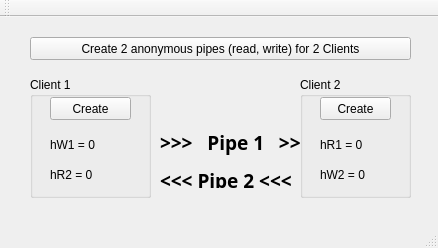
<?xml version="1.0" encoding="UTF-8"?>
<ui version="4.0">
 <class>MainWindow</class>
 <widget class="QMainWindow" name="MainWindow">
  <property name="geometry">
   <rect>
    <x>0</x>
    <y>0</y>
    <width>438</width>
    <height>248</height>
   </rect>
  </property>
  <property name="windowTitle">
   <string>Anonymous Pipe Server</string>
  </property>
  <widget class="QWidget" name="centralWidget">
   <widget class="QPushButton" name="pushButtonCreatePipes">
    <property name="geometry">
     <rect>
      <x>30</x>
      <y>20</y>
      <width>381</width>
      <height>23</height>
     </rect>
    </property>
    <property name="text">
     <string>Create 2 anonymous pipes (read, write) for 2 Clients</string>
    </property>
   </widget>
   <widget class="QGroupBox" name="groupBox">
    <property name="geometry">
     <rect>
      <x>30</x>
      <y>60</y>
      <width>121</width>
      <height>121</height>
     </rect>
    </property>
    <property name="title">
     <string>Client 1</string>
    </property>
    <widget class="QPushButton" name="pushButtonCreateClient1">
     <property name="geometry">
      <rect>
       <x>20</x>
       <y>20</y>
       <width>81</width>
       <height>23</height>
      </rect>
     </property>
     <property name="text">
      <string>Create</string>
     </property>
    </widget>
    <widget class="QLabel" name="labelHW1">
     <property name="geometry">
      <rect>
       <x>20</x>
       <y>60</y>
       <width>81</width>
       <height>16</height>
      </rect>
     </property>
     <property name="text">
      <string>hW1 = 0</string>
     </property>
    </widget>
    <widget class="QLabel" name="labelHR2">
     <property name="geometry">
      <rect>
       <x>20</x>
       <y>90</y>
       <width>91</width>
       <height>16</height>
      </rect>
     </property>
     <property name="text">
      <string>hR2 = 0</string>
     </property>
    </widget>
   </widget>
   <widget class="QGroupBox" name="groupBox_2">
    <property name="geometry">
     <rect>
      <x>300</x>
      <y>60</y>
      <width>111</width>
      <height>121</height>
     </rect>
    </property>
    <property name="title">
     <string>Client 2</string>
    </property>
    <widget class="QPushButton" name="pushButtonCreateClient2">
     <property name="geometry">
      <rect>
       <x>20</x>
       <y>20</y>
       <width>71</width>
       <height>23</height>
      </rect>
     </property>
     <property name="text">
      <string>Create</string>
     </property>
    </widget>
    <widget class="QLabel" name="labelHW2">
     <property name="geometry">
      <rect>
       <x>20</x>
       <y>90</y>
       <width>81</width>
       <height>16</height>
      </rect>
     </property>
     <property name="text">
      <string>hW2 = 0</string>
     </property>
    </widget>
    <widget class="QLabel" name="labelHR1">
     <property name="geometry">
      <rect>
       <x>20</x>
       <y>60</y>
       <width>81</width>
       <height>16</height>
      </rect>
     </property>
     <property name="text">
      <string>hR1 = 0</string>
     </property>
    </widget>
   </widget>
   <widget class="QLabel" name="label_6">
    <property name="geometry">
     <rect>
      <x>160</x>
      <y>150</y>
      <width>141</width>
      <height>21</height>
     </rect>
    </property>
    <property name="font">
     <font>
      <family>Candara</family>
      <pointsize>14</pointsize>
      <weight>75</weight>
      <italic>false</italic>
      <bold>true</bold>
      <underline>false</underline>
      <strikeout>false</strikeout>
      <kerning>true</kerning>
     </font>
    </property>
    <property name="text">
     <string>&lt;&lt;&lt;   Pipe 2   &lt;&lt;&lt;</string>
    </property>
   </widget>
   <widget class="QLabel" name="label_7">
    <property name="geometry">
     <rect>
      <x>160</x>
      <y>110</y>
      <width>141</width>
      <height>31</height>
     </rect>
    </property>
    <property name="font">
     <font>
      <family>Candara</family>
      <pointsize>14</pointsize>
      <weight>75</weight>
      <italic>false</italic>
      <bold>true</bold>
      <underline>false</underline>
      <strikeout>false</strikeout>
      <kerning>true</kerning>
     </font>
    </property>
    <property name="text">
     <string>&gt;&gt;&gt;   Pipe 1   &gt;&gt;&gt;</string>
    </property>
   </widget>
  </widget>
  <widget class="QMenuBar" name="menuBar">
   <property name="geometry">
    <rect>
     <x>0</x>
     <y>0</y>
     <width>438</width>
     <height>21</height>
    </rect>
   </property>
  </widget>
  <widget class="QToolBar" name="mainToolBar">
   <attribute name="toolBarArea">
    <enum>TopToolBarArea</enum>
   </attribute>
   <attribute name="toolBarBreak">
    <bool>false</bool>
   </attribute>
  </widget>
  <widget class="QStatusBar" name="statusBar"/>
 </widget>
 <layoutdefault spacing="6" margin="11"/>
 <resources/>
 <connections/>
</ui>
